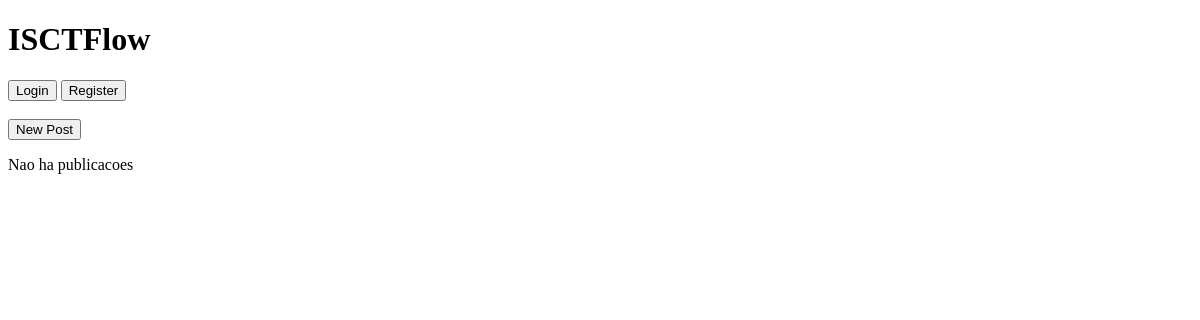
Before: /home/ with the older database file.
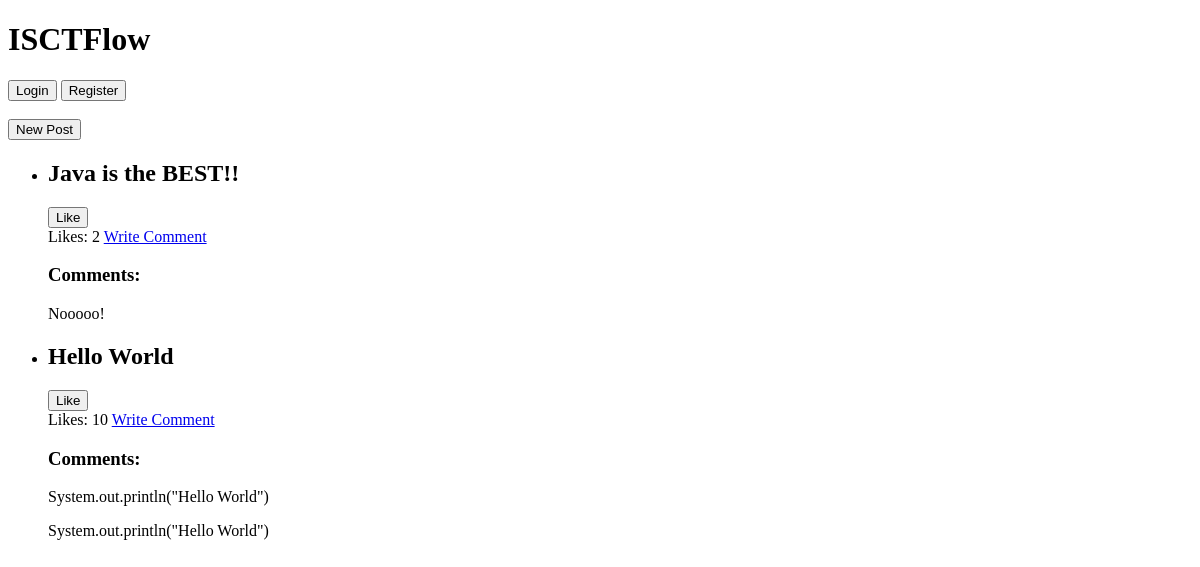
After: the same page with the newer database file.
### home/models.py (models this page shows, shortened)
class Post(models.Model):
    author = models.ForeignKey(User, on_delete=models.SET_NULL, blank=True, null=True)
    post_content = models.CharField(max_length=300)
    post_time = models.DateTimeField('post date')
    liked_by = models.ManyToManyField(User, related_name='post_likes')
    likes_count = models.PositiveIntegerField(default=0)

class Comment(models.Model):
    post = models.ForeignKey(Post, on_delete=models.CASCADE)
    user = models.ForeignKey(User, on_delete=models.CASCADE)
    comment_text = models.CharField(max_length=200)
    post_time = models.DateTimeField(default=timezone.now)

### home/views.py (the view)
# urls.py: path('', views.index, name='index'),
def index(request):
    latest_post_list = Post.objects.order_by('-post_time')[:5]
    context = {'latest_post_list': latest_post_list, }
    return render(request, 'home/index.html', context)

### home/templates/home/index.html (shortened to what this page needs)
<!DOCTYPE html>
<html lang="en">
<head>
</head>
<body>
    <h1>ISCTFlow</h1>
{% if user.is_authenticated %}
    <section class="user-info">
            Welcome, <a href="{% url 'home:profile' %}">{{ user.username }}</a>!
        <a href="{% url 'home:logout' %}">Logout</a>
    </section>
{% else %}
    <button onclick="window.location.href='{% url 'home:login' %}'">Login</button>
    <button onclick="window.location.href='{% url 'home:register' %}'">Register</button>
{% endif %}
    <br><br>
    <button onclick="window.location.href='{% url 'home:new_post' %}'">New Post</button>
{% if latest_post_list %}
<ul>
  {% for post in latest_post_list %}
   <li>
       <h2> {{ post.post_content }} </h2>
       <form method="post" action="{% url 'home:like' post.id %}">
           <button type="submit">Like</button>
       </form>
       Likes: {{ post.likes_count }}
       <a href="{% url 'home:write_comment' post.id %}">Write Comment</a>
       <h3>Comments:</h3>
       {% for comment in post.comment_set.all %}
            <p>{{ comment.comment_text }}</p>
       {% empty %}
            <p>No comments yet.</p>
       {% endfor %}
    </li>
    {% endfor %}
</ul>
{% else %}
<p>Nao ha publicacoes</p>
{% endif %}
</body>
</html>

Changed rows visible on the page:
added Post: post_content "Java is the BEST!!", likes_count "2"
added Comment: comment_text "Nooooo!", shown under "Java is the BEST!!"
added Post: post_content "Hello World", likes_count "10"
added Comment: comment_text "System.out.println(\"Hello World\")", shown under "Hello World"
added Comment: comment_text "System.out.println(\"Hello World\")", shown under "Hello World"
Other visible differences:
text no longer shown: "Nao ha publicacoes"
